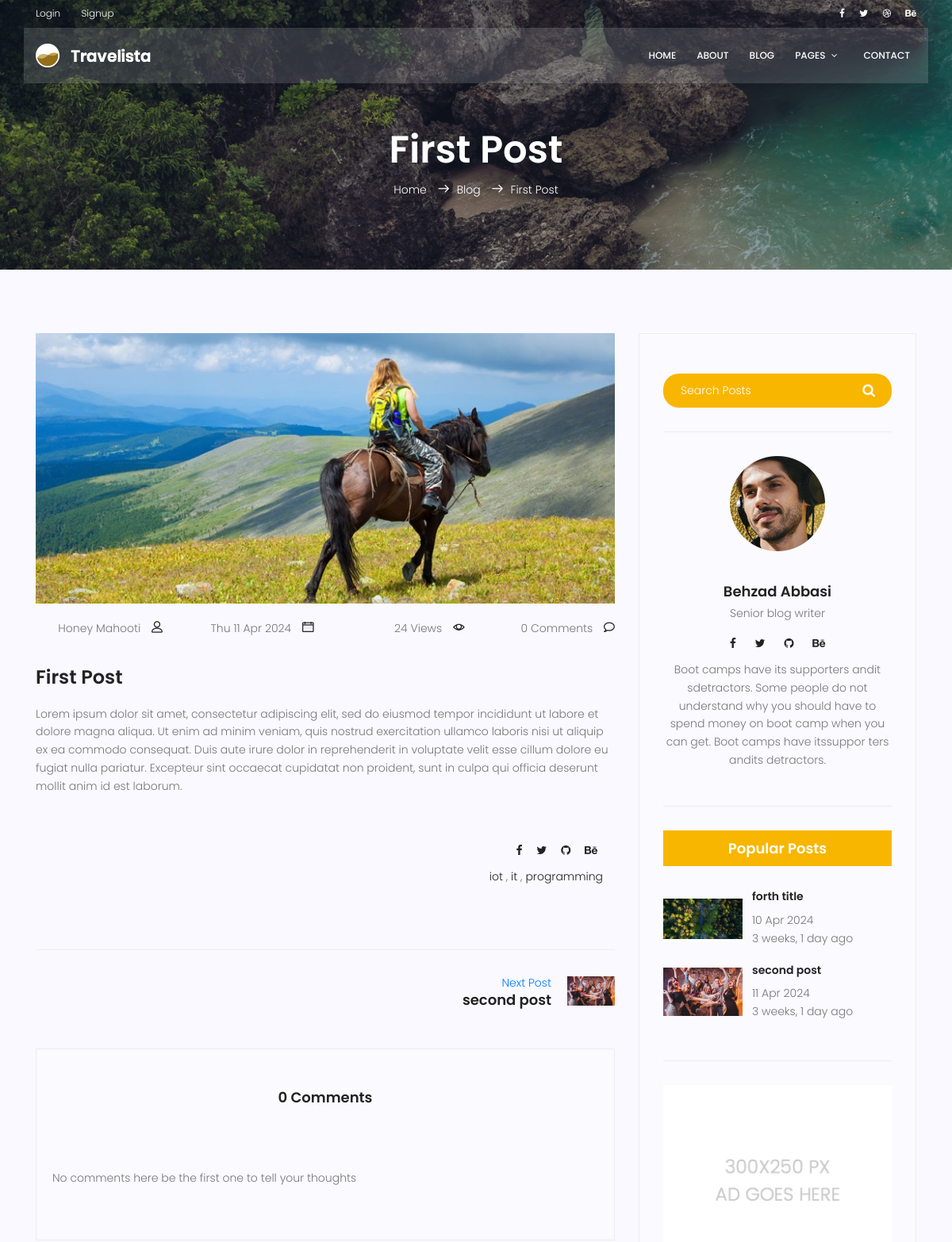
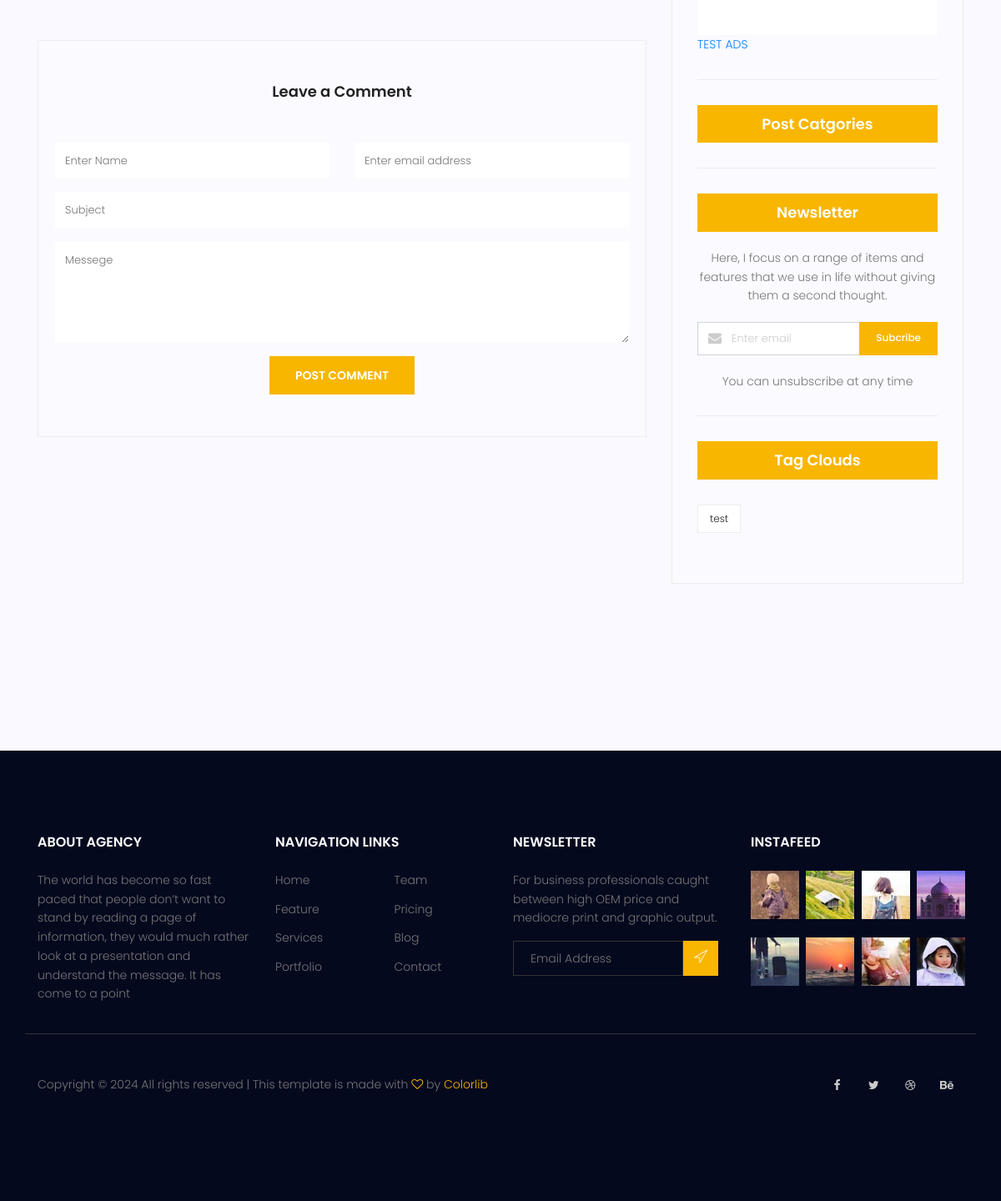
Page /blog/1/ on the committed database (2 pictures, top to bottom).
### blog/models.py (models this page shows, shortened)
class Post(models.Model):
    image = models.ImageField(upload_to='blog/', default='blog/default.jpg')
    author = models.ForeignKey(User, on_delete=models.SET_NULL, null=True)
    title = models.CharField(max_length=255)
    content = models.TextField()
    tags = TaggableManager()
    category= models.ManyToManyField(Category)
    counted_view=models.IntegerField(default=0) #(default = 0)
    status=models.BooleanField(default=False)
    published_date = models.DateTimeField(null=True)
    created_date = models.DateTimeField(auto_now_add=True)
    updated_date = models.DateTimeField(auto_now=True)
    login_require =models.BooleanField(default=False)
    class Meta:
        ordering=['-created_date']
        verbose_name='پست'
        verbose_name_plural='پست ها'

class Category(models.Model):
    name  = models.CharField(max_length=255)

### blog/views.py (the view, shortened to what this page needs)
# urls.py: path('<int:pid>/', blog_single,name='single'),
def blog_single(request, pid):
    current_time = timezone.now()
    post = get_object_or_404(Post,pk=pid, status =1 ,published_date__lte=current_time)
    post.counted_view += 1
    post.save()
    next_post = Post.objects.filter(status =1 ,published_date__lte=current_time, id__gt=pid).order_by('pk').first()
    previous_post = Post.objects.filter(status =1 ,published_date__lte=current_time, id__lt=pid).order_by('pk').last()
    if not post.login_require:
        comments = Comments.objects.filter(post=post.id, approved=True).order_by('-created_date')
        form = CommentForm()
        context = {
            'post': post,
            'next_post': next_post,
            'previous_post': previous_post,
            'comments': comments,
            'form':form
            }
        return render (request, 'blog/blog-single.html', context)
    else:
        return HttpResponseRedirect(reverse ('accounts:login'))

### blog/forms.py
class CommentForm(forms.ModelForm):
    class Meta:
        model = Comments
        fields = ['post','name','email','subject','message']

### blog/templatetags/blog_tags.py (called while the page is built)
@register.inclusion_tag('blog/blog-popular-posts.html')
def latestposts(arg=3):
    posts= Post.objects.filter(status =1).order_by('published_date')[:arg]
    return {'posts':posts}

### templates/blog/blog-single.html (shortened to what this page needs)
{% extends 'base.html' %}
{% load static %}
{% load humanize %}
{% load blog_tags %}
{% block content %}
<section class="relative about-banner">
	<div class="overlay overlay-bg"></div>
	<div class="container">
		<div class="row d-flex align-items-center justify-content-center">
			<div class="about-content col-lg-12">
				<h1 class="text-white">
					{{post.title}}
				</h1>
				<p class="text-white link-nav"><a href="{% url 'website:index' %}">Home </a> <span
						class="lnr lnr-arrow-right"></span><a href="{% url 'blog:index' %}">Blog </a> <span
						class="lnr lnr-arrow-right"></span>{{post.title}}</p>
			</div>
		</div>
	</div>
</section>
<section class="post-content-area single-post-area">
	<div class="container">
		<div class="row">
			<div class="col-lg-8 posts-list">
				<div class="single-post row">
					<div class="col-lg-12">
						<div class="feature-img">
							<img class="img-fluid" src="{{post.image.url}}" alt="">
						</div>
					</div>
					<div class="col-lg-12 meta-details">
						<div class="user-details row">
							<p class="user-name col-lg-3 col-sm-6"><a href="#">{{post.author.get_full_name}}</a> <span
									class="lnr lnr-user"></span></p>
							<p class="date col-lg-3 col-sm-6"><a href="#">{{post.published_date| date:"D d M Y"}}</a>
								<span class="lnr lnr-calendar-full"></span>
							</p>
							<p class="view col-lg-3 col-sm-6"><a href="#">{{post.counted_view}} Views</a> <span
									class="lnr lnr-eye"></span></p>
							<p class="comments col-lg-3 col-sm-6"><a href="#">{{comments|length}} Comments</a> <span
									class="lnr lnr-bubble"></span></p>
						</div>
					</div>
					<div class="col-lg-12 col-md-12">
						<h3 class="mt-20 mb-20">{{post.title}}</h3>
						<p>
							{{post.content|safe}}
						</p>
						<br>
						<div class="col-lg-12 meta-details">
							<div clas="first-row">
								<ul class="social-links">
									<li><a href="#"><i class="fa fa-facebook"></i></a></li>
									<li><a href="#"><i class="fa fa-twitter"></i></a></li>
									<li><a href="#"><i class="fa fa-github"></i></a></li>
									<li><a href="#"><i class="fa fa-behance"></i></a></li>
								</ul>
								<ul class="tags">
									{% for cat in post.category.all%}
									<li><a href="#"> {{cat.name}} </a> {% if not forloop.last %},{%endif%}</li>
									{% endfor %}
								</ul>
							</div>
						</div>
					</div>
				</div>
				<div class="navigation-area">
					<div class="row">
						<div
							class="col-lg-6 col-md-6 col-12 nav-left flex-row d-flex justify-content-start align-items-center">
						</div>
						<div
							class="col-lg-6 col-md-6 col-12 nav-right flex-row d-flex justify-content-end align-items-center">
							{% if next_post %}
							<div class="detials">
								<a href="{% url 'blog:single' pid=next_post.id %}">Next Post
									<h4>{{next_post.title}}</h4>
								</a>
							</div>
							<div class="arrow">
								<a href="{% url 'blog:single' pid=next_post.id %}"></a>
							</div>
							<div class="thumb">
								<a href="{% url 'blog:single' pid=next_post.id %}"><img width="60" height="60"
										class="img-fluid" src="{{next_post.image.url}}" alt=""></a>
							</div>
							{% endif %}
						</div>
					</div>
				</div>
				<div class=" comments-area">
					<h4> {{ comments|length }} Comments </h4>
					<div class="comment-list"></div>
					{% for comment in comments %}
					<div class="single-comment justify-content-between d-flex">
						<div class="user justify-content-between d-flex">
							<div class="thumb">
								<img src="{%static 'img/blog/c1.jpg' %}" alt="">
							</div>
							<div class="desc">
								<h5><a href="#">{{comment.name}}</a></h5>
								<p class="date">{{comment.created_date|naturalday}} </p>
								<p class="comment">
									{{comment.message}}
								</p>
							</div>
						</div>
						<!--
							<div class="reply-btn">
								<a href="" class="btn-reply text-uppercase">reply</a>
							</div>
						-->
					</div>
					{% empty %}
					<p> No comments here be the first one to tell your thoughts </p>
					{% endfor %}
				</div>
				<div class="comment-form">
					<h4>Leave a Comment</h4>
					<form method="post" action='{% url "blog:single" pid=post.id %}'>
						{% if request.user.is_authenticated %}
						<input type="hidden" name="name" value="{{request.user.first_name}}">
						<input type="hidden" name="email" value="{{request.user.email}}">
						{% else %}
						<div class="form-group form-inline">
							<div class="form-group col-lg-6 col-md-12 name">
								<input type="text" class="form-control" name="name" placeholder="Enter Name"
									onfocus="this.placeholder = ''" onblur="this.placeholder = 'Enter Name'">
							</div>
							<div class="form-group col-lg-6 col-md-12 email">
								<input type="email" class="form-control" name="email" placeholder="Enter email address"
									onfocus="this.placeholder = ''" onblur="this.placeholder = 'Enter email address'">
							</div>
						</div>
						{% endif %}
						<div class="form-group">
							<input type="text" class="form-control" name="subject" placeholder="Subject"
								onfocus="this.placeholder = ''" onblur="this.placeholder = 'Subject'">
						</div>
						<div class="form-group">
							<textarea class="form-control mb-10" rows="5" name="message" placeholder="Messege"
								onfocus="this.placeholder = ''" onblur="this.placeholder = 'Messege'"
								required=""></textarea>
						</div>
						<button type="submit" class="primary-btn text-uppercase">Post Comment</button>
					</form>
				</div>
			</div>
			<div class="col-lg-4 sidebar-widgets">
				<div class="widget-wrap">
					<div class="single-sidebar-widget search-widget">
						<form class="search-form" action="#">
							<input placeholder="Search Posts" name="search" type="text" onfocus="this.placeholder = ''"
								onblur="this.placeholder = 'Search Posts'">
							<button type="submit"><i class="fa fa-search"></i></button>
						</form>
					</div>
					{% include 'blog/blog-writer.html' %}
					{% latestposts 2 %}
					{% include 'blog/blog-ads.html' %}
					{% include 'blog/blog-post-categories.html' %}
					{% include 'blog/blog-newsletter.html' %}
					{% include 'blog/blog-tags.html' %}
				</div>
			</div>
		</div>
	</div>
</section>
{% endblock %}

### templates/blog/blog-popular-posts.html
{% load static %}
{% load humanize %}
<div class="single-sidebar-widget popular-post-widget">
    <h4 class="popular-title">Popular Posts</h4>
    <div class="popular-post-list">
        {% for post in posts %}
        <div class="single-post-list d-flex flex-row align-items-center">
            <div class="thumb">
                <img class="img-fluid" src="{{ post.image.url }}" alt="">
            </div>
            <div class="details">
                <a href="{% url 'blog:single' pid=post.id %}">
                    <h6>{{post.title}}</h6>
                </a>
                <p>{{ post.published_date|date:"d M Y"}}</p>
                <p>{{post.published_date|naturaltime}}</p>
            </div>
        </div>
        {% endfor %}
    </div>
</div>

### templates/blog/blog-tags.html
{% load static %}
<div class="single-sidebar-widget tag-cloud-widget">
    <h4 class="tagcloud-title">Tag Clouds</h4>
    <ul>
        {%for tag in post.tags.all %}
        <li><a href="{% url 'blog:tag' tag_name=tag.name %}">{{tag.name}}</a></li>
        {% endfor %}
    </ul>
</div>

### rows in the picture
Post: title "First Post", image (placeholder picture), author.get_full_name "Honey Mahooti", published_date "Thu 11 Apr 2024", counted_view "24", content "Lorem ipsum dolor sit amet, consectetur adipiscing elit, sed do eiusmod tempor incididunt ut labore et dolore magna aliqua. Ut enim ad minim veniam, quis nostrud exercitation ullamco laboris nisi ut aliquip ex ea commodo consequat. Duis aute irure dolor in reprehenderit in voluptate velit esse cillum dolore eu fugiat nulla pariatur. Excepteur sint occaecat cupidatat non proident, sunt in culpa qui officia deserunt mollit anim id est laborum."
Category: name "iot"
Category: name "it"
Category: name "programming"
Post: title "second post", image (picture), published_date "11 Apr 2024", published_date "3 weeks, 1 day ago"
Post: image (picture), title "forth title", published_date "10 Apr 2024", published_date "3 weeks, 1 day ago"
Tag: name "test"

### other values in the picture
{{ comments|length }} "0"
